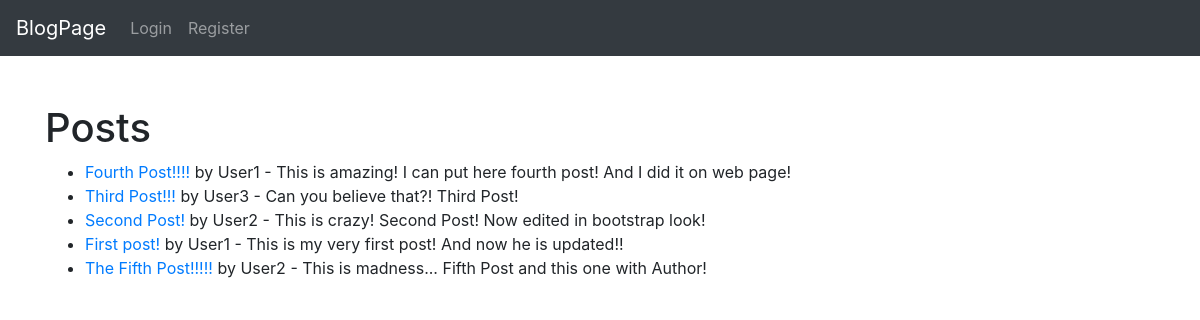
The page /posts/home on the database as committed earlier.
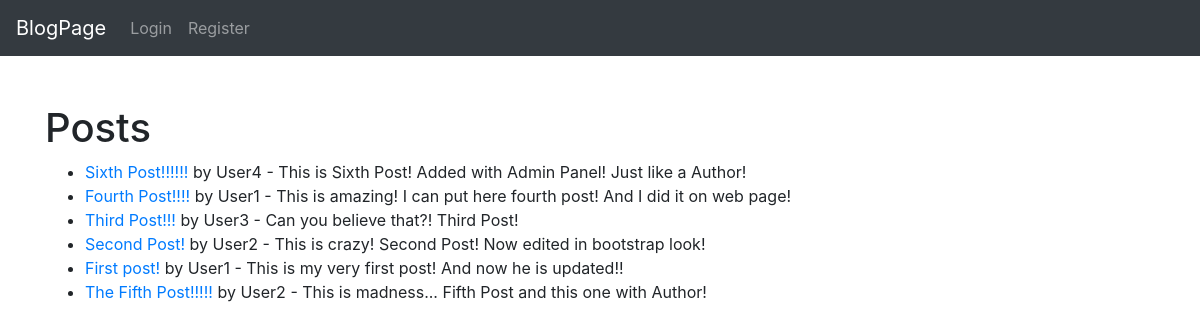
The same page on the database as committed later.
### posts/models.py (models this page shows, shortened)
class Post(models.Model):
    title = models.CharField(max_length=50)
    content = models.TextField()
    created = models.DateTimeField(auto_now_add=True)
    modified = models.DateTimeField(auto_now=True)
    author = models.ForeignKey(
        'posts.Author',
        on_delete=models.CASCADE,
        null=True,
        blank=True
    )

class Author(models.Model):
    nick = models.CharField(max_length=50, blank=True, null=True, unique=True)
    email = models.EmailField(
        max_length=255,
        unique=True
    )
    def __str__ (self):
        return self.nick

### posts/views.py (the view)
# urls.py: path('home', Homepage.as_view(), name='home'),
class Homepage(ListView):
    model = Post
    template_name = 'home.html'
    ordering = ['-modified']

### posts/templates/home.html (shortened to what this page needs)
{% extends 'base.html' %}
{% block content %}
<h1>Posts</h1>
<ul>
{% for post in object_list %}
    <li><a href="{% url 'post_details' post.pk %}">{{ post.title }}</a> by {{ post.author }}  -
    {{ post.content }}</li>
{% endfor %}
</ul>
{% endblock %}

Rows that differ between the two databases and show on the page:
added Post: title "Sixth Post!!!!!!", author "User4", content "This is Sixth Post! Added with Admin Panel! Just like a Author!"
